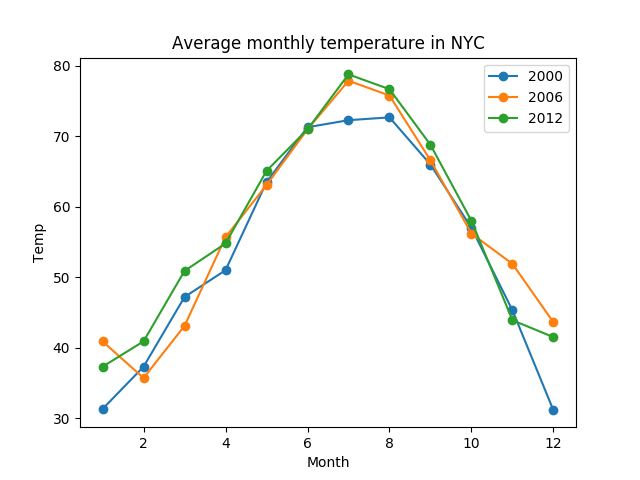

This chart was generated by the following Python code:
import matplotlib.pyplot as plt

__author__ = 'garywhite'


x_numbers = [1, 2, 3]
y_numbers = [2, 2, 4]

years = range(2000, 2013)
nyc_temp = [53.9, 56.3, 56.4, 53.4, 54.5, 55.8, 56.8, 55.0, 55.3, 54.0, 56.7, 56.4, 57.3]

months = range(1, 13)
nyc_temp_2000 = [31.3, 37.3, 47.2, 51.0, 63.5, 71.3, 72.3, 72.7, 66.0, 57.0, 45.3, 31.1]
nyc_temp_2006 = [40.9, 35.7, 43.1, 55.7, 63.1, 71.0, 77.9, 75.8, 66.6, 56.2, 51.9, 43.6]
nyc_temp_2012 = [37.3, 40.9, 50.9, 54.8, 65.1, 71.0, 78.8, 76.7, 68.8, 58.0, 43.9, 41.5]

plt.plot(months, nyc_temp_2000, months, nyc_temp_2006, months, nyc_temp_2012, marker='o')
plt.title('Average monthly temperature in NYC')
plt.xlabel('Month')
plt.ylabel('Temp')
plt.legend([2000, 2006, 2012])
# plt.show()
plt.savefig('plot.png')